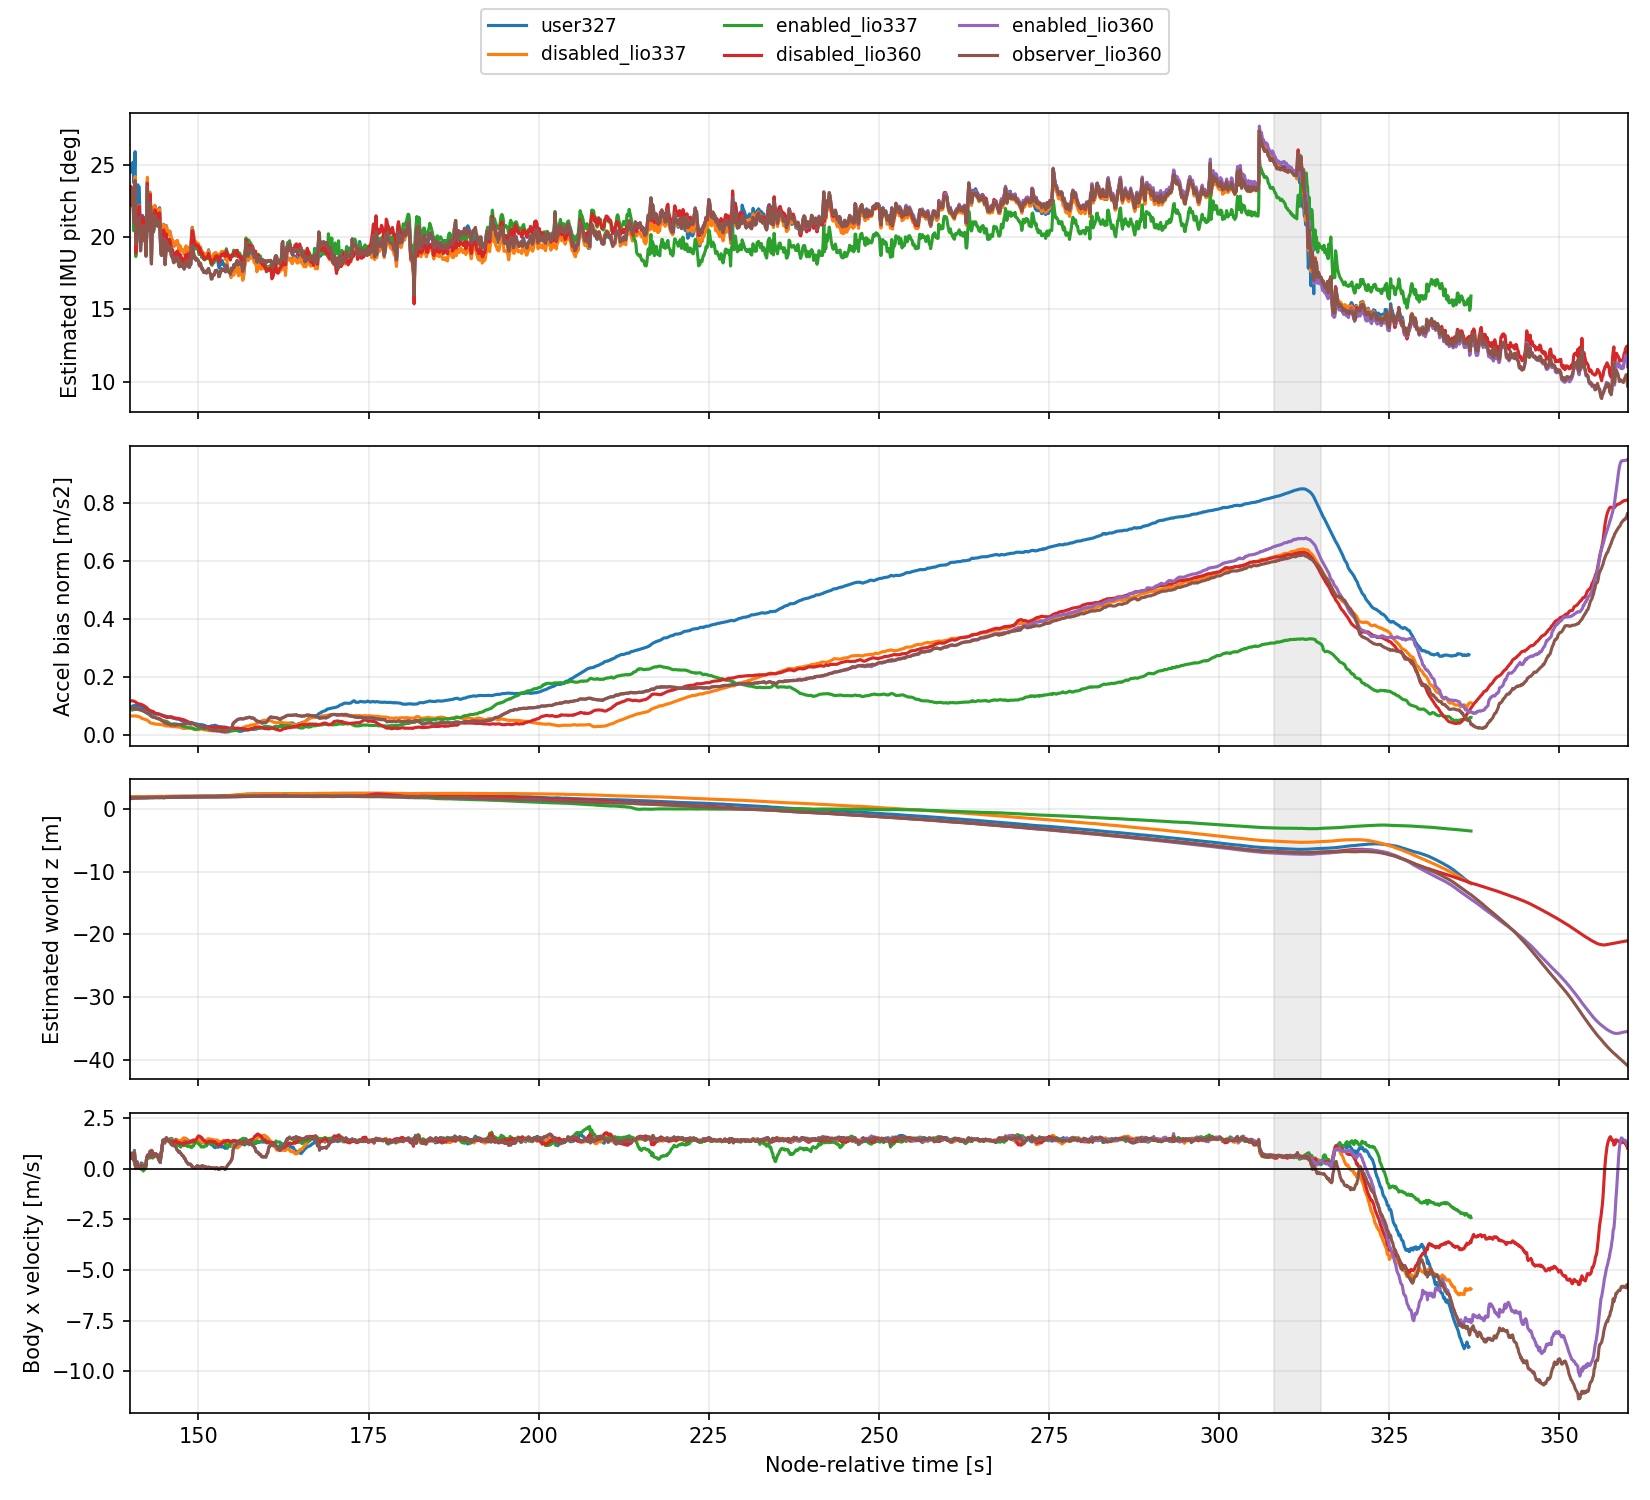

Write Python code to recreate this figure.
from pathlib import Path
import json
import numpy as np
import argparse

p=argparse.ArgumentParser()
p.add_argument('runs', nargs='+', type=Path)
p.add_argument('--out', required=True, type=Path)
a=p.parse_args(); a.out.mkdir(parents=True,exist_ok=True)

def rotations(rpy):
    r,p,y=np.moveaxis(rpy,-1,0)
    cr,sr,cp,sp,cy,sy=np.cos(r),np.sin(r),np.cos(p),np.sin(p),np.cos(y),np.sin(y)
    R=np.empty((len(r),3,3))
    R[:,0,0]=cy*cp; R[:,0,1]=cy*sp*sr-sy*cr; R[:,0,2]=cy*sp*cr+sy*sr
    R[:,1,0]=sy*cp; R[:,1,1]=sy*sp*sr+cy*cr; R[:,1,2]=sy*sp*cr-cy*sr
    R[:,2,0]=-sp; R[:,2,1]=cp*sr; R[:,2,2]=cp*cr
    return R

def load(run):
    s=np.loadtxt(run/'mat_out.txt'); pre=np.loadtxt(run/'mat_pre.txt')
    assert np.isfinite(s).all() and np.isfinite(pre).all(), 'Non-finite state'
    idx=np.searchsorted(pre[:,0],s[:,0]); pre=pre[idx]
    assert np.array_equal(pre[:,0],s[:,0]), 'Prior/posterior time mismatch'
    t=s[:,0]; R=rotations(s[:,1:4]/57.3)
    forward=np.einsum('ni,ni->n',R[:,:,0],s[:,7:10])
    pred=np.vstack([np.zeros(18),pre[1:,1:]-s[:-1,1:19]])
    corr=s[:,1:19]-pre[:,1:]
    dt=np.r_[np.nan,np.diff(t)]
    d=None
    if (run/'xicp_diagnostic.csv').exists():
        d=np.genfromtxt(run/'xicp_diagnostic.csv',delimiter=',',names=True)
        times,first=np.unique(d['time'],return_index=True)
        last=np.r_[first[1:]-1,len(d)-1]
        assert len(times)==len(t) and np.max(abs(times-t))<0.0006
        for j,ax in enumerate('xyz'):
            s[:,10+j]=d['after_bg_'+ax][last]; pre[:,10+j]=d['prior_bg_'+ax][first]
            s[:,13+j]=d['after_ba_'+ax][last]; pre[:,13+j]=d['prior_ba_'+ax][first]
            s[:,7+j]=d['after_v'+ax][last]; pre[:,7+j]=d['prior_v'+ax][first]
        # Use precise CSV for velocity, bias, pitch. mat_* Euler angles use *57.3.
        t=times; dt=np.r_[np.nan,np.diff(t)]
        s[:,2]=d['after_pitch'][last]*57.3; pre[:,2]=d['prior_pitch'][first]*57.3
        pred=np.vstack([np.zeros(18),pre[1:,1:]-s[:-1,1:19]])
        corr=s[:,1:19]-pre[:,1:]
        forward=d['after_forward_speed'][last]
    return s,pre,t,R,forward,pred,corr,dt,d

all_rows=[]; runs=[]
for run in a.runs:
    s,pre,t,R,forward,pred,corr,dt,d=load(run)
    runs.append((run,s,t,forward))
    imu=np.loadtxt(run/'imu.txt')
    name='user327' if run.name=='fast-livo2-xicp-327s.ELNtlC' else run.name
    print('\nRUN',name,'scans',len(t),'end',t[-1],'imu',len(imu),'maxgap',np.diff(imu[:,0]).max())
    print('max prior bias change',np.max(abs(pred[:,12:15])),'max bg change',np.max(abs(pred[:,9:12])))
    print('window | pitch start/end | delta pitch IMU/LIO deg | ba start/end norm | LIO dba xyz | IMU aW | LIO dvW | height start/end')
    for start,end in [(140,150),(150,160),(160,170),(170,180),(180,190),(190,200),(200,210),(210,220),(180,200),(200,220),(220,240),(240,260),(260,280),(280,300),(300,310),(310,315),(315,320),(320,325),(325,337),(337,360)]:
        m=(t>=start)&(t<end)
        if not m.any(): continue
        ix=np.flatnonzero(m); lo,hi=ix[0],ix[-1]
        row={'run':name,'start':start,'end':end,'scans':int(m.sum()),'pitch_start_deg':float(s[lo,2]/57.3*180/np.pi),'pitch_end_deg':float(s[hi,2]/57.3*180/np.pi),
        'pitch_imu_deg':float(pred[m,1].sum()/57.3*180/np.pi),'pitch_lio_deg':float(corr[m,1].sum()/57.3*180/np.pi),
        'ba_start':s[lo,13:16].tolist(),'ba_end':s[hi,13:16].tolist(),'ba_norm_start':float(np.linalg.norm(s[lo,13:16])),'ba_norm_end':float(np.linalg.norm(s[hi,13:16])),
        'lio_dba':corr[m,12:15].sum(axis=0).tolist(),'imu_accel_world_mean':np.mean(pred[m,6:9]/dt[m,None],axis=0).tolist(),
        'lio_dv_world':corr[m,6:9].sum(axis=0).tolist(),'z_start':s[lo,6],'z_end':s[hi,6]}
        im=(imu[:,0]>=start)&(imu[:,0]<end)
        raw=imu[im,4:7].mean(axis=0)*9.81/0.9997
        row['raw_accel_pitch_proxy_deg']=float(np.rad2deg(np.arctan2(-raw[0],np.hypot(raw[1],raw[2]))))
        row['gyro_raw_mean']=imu[im,1:4].mean(axis=0).tolist()
        row['bg_mean']=s[m,10:13].mean(axis=0).tolist()
        row['forward_mean']=float(np.mean(forward[m])); row['ba_mean']=s[m,13:16].mean(axis=0).tolist()
        row['pitch_mean_deg']=float(s[m,2].mean()/57.3*180/np.pi)
        row['ba_slope']=np.linalg.lstsq(np.column_stack([np.ones(m.sum()),t[m]-start]),s[m,13:16],rcond=None)[0][1].tolist()
        if d is not None:
            dm=(d['time']>=start)&(d['time']<end)
            axes=np.column_stack([abs(d[f't{k}_axis_wx']) for k in range(3)])
            closest=axes.argmax(axis=1)
            cat=np.column_stack([d[f't{k}_category'] for k in range(3)])[np.arange(len(d)),closest]
            row['world_x_categories']=dict(zip(*[v.astype(int).tolist() for v in np.unique(cat[dm],return_counts=True)]))
            row['matches_median']=float(np.median(d['matches'][dm]))
            r_axes=np.column_stack([abs(d[f'r{k}_axis_ly']) for k in range(3)])
            r_closest=r_axes.argmax(axis=1)
            r_cat=np.column_stack([d[f'r{k}_category'] for k in range(3)])[np.arange(len(d)),r_closest]
            row['body_y_rotation_categories']=dict(zip(*[v.astype(int).tolist() for v in np.unique(r_cat[dm],return_counts=True)]))
            row['body_y_alignment_median']=float(np.median(r_axes[dm].max(axis=1)))
        all_rows.append(row)
        print(start,end, np.round([row['pitch_start_deg'],row['pitch_end_deg']],3),np.round([row['pitch_imu_deg'],row['pitch_lio_deg']],3),np.round([row['ba_norm_start'],row['ba_norm_end']],3),np.round(row['lio_dba'],3),np.round(row['imu_accel_world_mean'],3),np.round(row['lio_dv_world'],3),np.round([row['z_start'],row['z_end']],3))
    print('CHECKPOINT time, pitch, roll, yaw deg, ba, bg, pos, forward')
    for target in [150,160,170,180,190,200,220,240,260,280,300,310,320,327,337,350,359.9]:
        if target>t[-1]+.1: continue
        i=np.argmin(abs(t-target))
        print(round(t[i],4),np.round(s[i,[2,1,3]]/57.3*180/np.pi,4),np.round(s[i,13:16],6),np.round(s[i,10:13],6),np.round(s[i,4:7],3),round(forward[i],4))
    for start,end in [(180,310),(160,310)]:
        m=(t>=start)&(t<end)
        print('TOTAL',start,end,'pitch IMU/LIO',np.round([pred[m,1].sum(),corr[m,1].sum()]/np.array([57.3,57.3])*180/np.pi,4),'dba',corr[m,12:15].sum(axis=0),'dbg',corr[m,9:12].sum(axis=0),'dv IMU/LIO',pred[m,6:9].sum(axis=0),corr[m,6:9].sum(axis=0))
(a.out/'windows.json').write_text(json.dumps(all_rows,indent=2))
try:
    import matplotlib
    matplotlib.use('Agg')
    import matplotlib.pyplot as plt
    fig,ax=plt.subplots(4,1,figsize=(11,10),sharex=True)
    for run,s,t,forward in runs:
        name='user327' if run.name=='fast-livo2-xicp-327s.ELNtlC' else run.name
        visible=(t>=140)&(t<=360)
        ax[0].plot(t[visible],s[visible,2]/57.3*180/np.pi,label=name)
        ax[1].plot(t[visible],np.linalg.norm(s[visible,13:16],axis=1))
        ax[2].plot(t[visible],s[visible,6]); ax[3].plot(t[visible],forward[visible])
    for a0,label in zip(ax,['Estimated IMU pitch [deg]','Accel bias norm [m/s2]','Estimated world z [m]','Body x velocity [m/s]']):
        a0.set_ylabel(label); a0.grid(alpha=.25); a0.axvspan(308,315,color='gray',alpha=.15)
    handles,labels=ax[0].get_legend_handles_labels()
    fig.legend(handles,labels,loc='upper center',ncol=3,fontsize=9)
    ax[3].set_xlim(140,360); ax[3].axhline(0,color='black',linewidth=.8); ax[3].set_xlabel('Node-relative time [s]')
    fig.tight_layout(rect=(0,0,1,.94)); fig.savefig(a.out/'onset.png',dpi=150); fig.savefig(a.out/'onset.pdf'); plt.close(fig)
except ImportError as e:
    print('Plot unavailable:',e)
